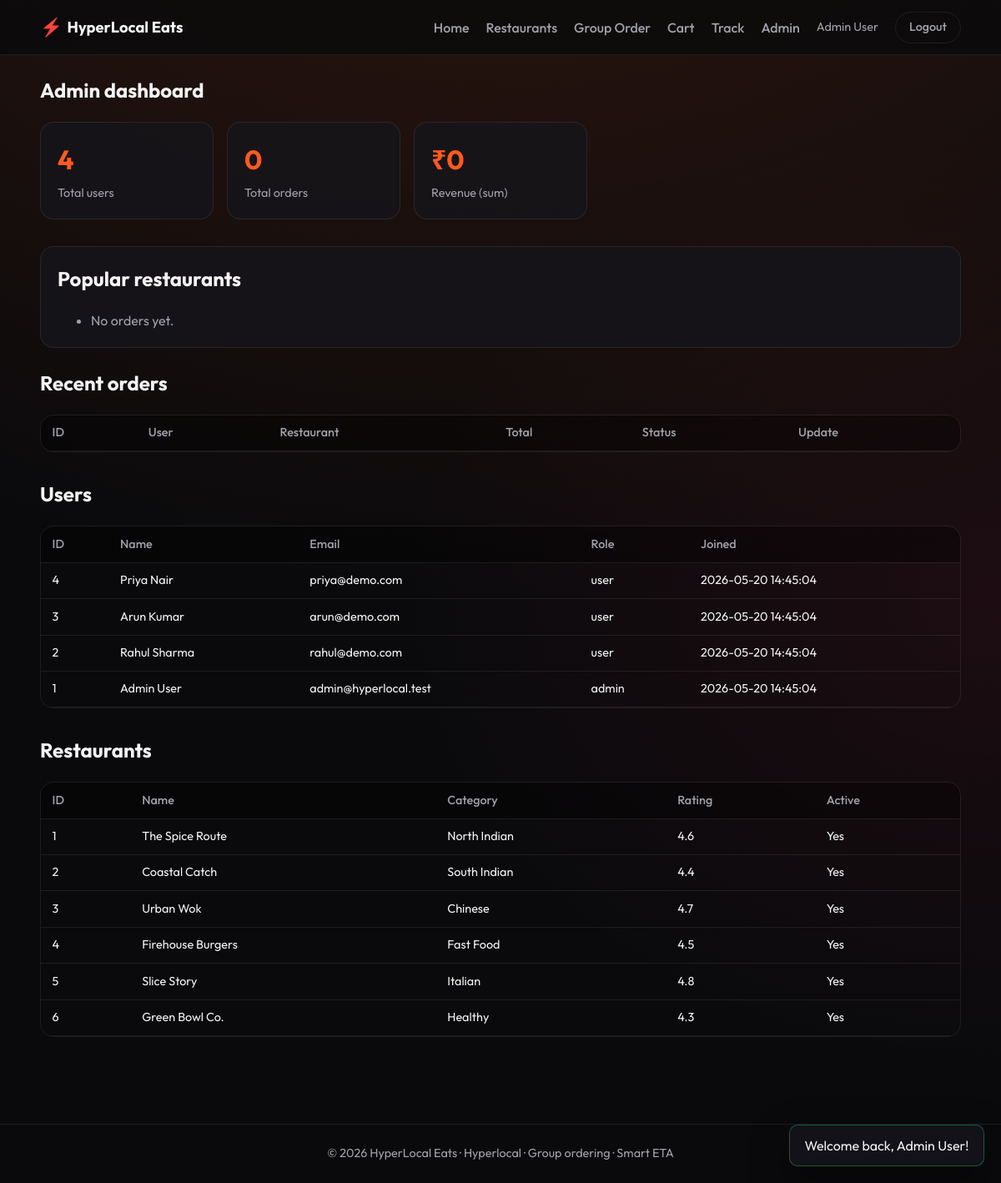
Page /admin/dashboard.php (signed in) on the committed database.
### tables this page shows
CREATE TABLE users (
    id INT UNSIGNED AUTO_INCREMENT PRIMARY KEY,
    name VARCHAR(120) NOT NULL,
    email VARCHAR(190) NOT NULL UNIQUE,
    password_hash VARCHAR(255) NOT NULL,
    phone VARCHAR(20) DEFAULT NULL,
    role ENUM('user','admin') NOT NULL DEFAULT 'user',
    created_at TIMESTAMP DEFAULT CURRENT_TIMESTAMP
);

CREATE TABLE restaurants (
    id INT UNSIGNED AUTO_INCREMENT PRIMARY KEY,
    name VARCHAR(160) NOT NULL,
    slug VARCHAR(180) NOT NULL UNIQUE,
    description TEXT,
    image_url VARCHAR(500) NOT NULL,
    rating DECIMAL(2,1) NOT NULL DEFAULT 4.0,
    delivery_time_mins SMALLINT UNSIGNED NOT NULL DEFAULT 30,
    distance_km DECIMAL(5,2) NOT NULL DEFAULT 1.50,
    category VARCHAR(80) NOT NULL,
    prep_time_mins SMALLINT UNSIGNED NOT NULL DEFAULT 15,
    traffic_delay_mins SMALLINT UNSIGNED NOT NULL DEFAULT 5,
    address VARCHAR(255) DEFAULT NULL,
    is_active TINYINT(1) NOT NULL DEFAULT 1,
    created_at TIMESTAMP DEFAULT CURRENT_TIMESTAMP
);

### includes/functions.php (called while the page is built, shortened)
<?php
function current_user_id(): ?int
{
    return isset($_SESSION['user_id']) ? (int) $_SESSION['user_id'] : null;
}
function current_user_name(): ?string
{
    return $_SESSION['user_name'] ?? null;
}
function is_logged_in(): bool
{
    return current_user_id() !== null;
}
function is_admin(): bool
{
    return !empty($_SESSION['is_admin']);
}
function e(string $s): string
{
    return htmlspecialchars($s, ENT_QUOTES, 'UTF-8');
}

### admin/dashboard.php (the view, shortened to what this page needs)
<?php
require_once dirname(__DIR__) . '/db.php';
$stats = [
    'users' => (int) $mysqli->query('SELECT COUNT(*) c FROM users')->fetch_assoc()['c'],
    'orders' => (int) $mysqli->query('SELECT COUNT(*) c FROM orders')->fetch_assoc()['c'],
    'revenue' => (float) ($mysqli->query('SELECT COALESCE(SUM(total),0) t FROM orders')->fetch_assoc()['t'] ?? 0),
];
$popular = $mysqli->query(
    'SELECT r.name, COUNT(o.id) cnt FROM orders o JOIN restaurants r ON r.id = o.restaurant_id GROUP BY r.id ORDER BY cnt DESC LIMIT 5'
)->fetch_all(MYSQLI_ASSOC);
$users = $mysqli->query('SELECT id, name, email, role, created_at FROM users ORDER BY id DESC LIMIT 20')->fetch_all(MYSQLI_ASSOC);
$restaurants = $mysqli->query('SELECT * FROM restaurants ORDER BY id')->fetch_all(MYSQLI_ASSOC);
require dirname(__DIR__) . '/includes/header.php';
?>
<section class="section container" style="padding-top:1.5rem">
    <h1 style="margin-top:0">Admin dashboard</h1>
    <div class="stat-grid">
        <div class="stat-card"><h3><?php echo $stats['users']; ?></h3><p>Total users</p></div>
        <div class="stat-card"><h3><?php echo $stats['orders']; ?></h3><p>Total orders</p></div>
        <div class="stat-card"><h3>₹<?php echo e(number_format($stats['revenue'], 0)); ?></h3><p>Revenue (sum)</p></div>
    </div>
    <div class="card" style="padding:1.25rem;margin-bottom:1.5rem">
        <h2 style="margin-top:0">Popular restaurants</h2>
        <ul style="margin:0;color:var(--text-muted)">
            <?php if (!$popular): ?><li>No orders yet.</li><?php endif; ?>
        </ul>
    </div>
    <h2>Recent orders</h2>
    <div class="table-wrap" style="margin-bottom:2rem">
        <table class="data-table">
            <thead><tr><th>ID</th><th>User</th><th>Restaurant</th><th>Total</th><th>Status</th><th>Update</th></tr></thead>
        </table>
    </div>
    <h2>Users</h2>
    <div class="table-wrap" style="margin-bottom:2rem">
        <table class="data-table">
            <thead><tr><th>ID</th><th>Name</th><th>Email</th><th>Role</th><th>Joined</th></tr></thead>
            <tbody>
                <?php foreach ($users as $u): ?>
                    <tr>
                        <td><?php echo (int) $u['id']; ?></td>
                        <td><?php echo e($u['name']); ?></td>
                        <td><?php echo e($u['email']); ?></td>
                        <td><?php echo e($u['role']); ?></td>
                        <td><?php echo e($u['created_at']); ?></td>
                    </tr>
                <?php endforeach; ?>
            </tbody>
        </table>
    </div>
    <h2>Restaurants</h2>
    <div class="table-wrap">
        <table class="data-table">
            <thead><tr><th>ID</th><th>Name</th><th>Category</th><th>Rating</th><th>Active</th></tr></thead>
            <tbody>
                <?php foreach ($restaurants as $r): ?>
                    <tr>
                        <td><?php echo (int) $r['id']; ?></td>
                        <td><?php echo e($r['name']); ?></td>
                        <td><?php echo e($r['category']); ?></td>
                        <td><?php echo e((string) $r['rating']); ?></td>
                        <td><?php echo (int) $r['is_active'] ? 'Yes' : 'No'; ?></td>
                    </tr>
                <?php endforeach; ?>
            </tbody>
        </table>
    </div>
</section>
<?php require dirname(__DIR__) . '/includes/footer.php'; ?>

### includes/header.php (shortened to what this page needs)
<!DOCTYPE html>
<html lang="en">
<head>
    <link rel="stylesheet" href="<?php echo e(BASE_URL); ?>/assets/css/style.css">
</head>
<body>
<div id="toastStack" class="toast-stack" aria-live="polite"></div>
<header class="site-header">
    <div class="container header-inner">
        <a class="logo" href="<?php echo e(BASE_URL); ?>/index.php">
            <span class="logo-mark">⚡</span> <?php echo e(SITE_NAME); ?>
        </a>
        <nav class="main-nav" id="mainNav">
            <a href="<?php echo e(BASE_URL); ?>/index.php">Home</a>
            <a href="<?php echo e(BASE_URL); ?>/restaurants.php">Restaurants</a>
            <?php if (is_logged_in()): ?>
                <a href="<?php echo e(BASE_URL); ?>/group-order.php">Group Order</a>
                <a href="<?php echo e(BASE_URL); ?>/cart.php">Cart</a>
                <a href="<?php echo e(BASE_URL); ?>/tracking.php">Track</a>
                <?php if (is_admin()): ?>
                    <a href="<?php echo e(BASE_URL); ?>/admin/dashboard.php">Admin</a>
                <?php endif; ?>
                <span class="nav-user"><?php echo e((string) current_user_name()); ?></span>
                <a class="btn btn-ghost btn-sm" href="<?php echo e(BASE_URL); ?>/logout.php">Logout</a>
            <?php else: ?>
                <a href="<?php echo e(BASE_URL); ?>/login.php">Login</a>
                <a class="btn btn-primary btn-sm" href="<?php echo e(BASE_URL); ?>/register.php">Sign up</a>
            <?php endif; ?>
        </nav>
    </div>
</header>
<main class="main-content">

### includes/footer.php (shortened to what this page needs)
</main>
<footer class="site-footer">
    <div class="container footer-inner">
        <p>© <?php echo date('Y'); ?> <?php echo e(SITE_NAME); ?> · Hyperlocal · Group ordering · Smart ETA</p>
    </div>
</footer>
</body>
</html>

### assets/css/style.css (style rules this page uses)
:root { --bg-deep: #0a0a0c; --bg-card: rgba(22, 22, 28, 0.75); --bg-glass: rgba(30, 30, 38, 0.55); --border: rgba(255, 255, 255, 0.08); --text: #f4f4f5; --text-muted: #a1a1aa; --accent: #ff5a1f; --accent-2: #ff2d55; --accent-glow: rgba(255, 90, 31, 0.35); --success: #22c55e; --radius: 16px; --radius-sm: 10px; --shadow: 0 20px 50px rgba(0, 0, 0, 0.45); --font: 'Outfit', system-ui, sans-serif; }
*, *::before, *::after { box-sizing: border-box; }
html { scroll-behavior: smooth; }
body { margin: 0; font-family: var(--font); background: var(--bg-deep); color: var(--text); min-height: 100vh; line-height: 1.5; background-image: radial-gradient(ellipse 120% 80% at 50% -30%, rgba(255, 90, 31, 0.18), transparent), radial-gradient(ellipse 60% 40% at 100% 50%, rgba(255, 45, 85, 0.08), transparent); background-attachment: fixed; }
a { color: var(--accent); text-decoration: none; transition: opacity 0.2s; }
.container { width: min(1180px, 92vw); margin-inline: auto; }
.main-content { padding-bottom: 4rem; }
.site-header { position: sticky; top: 0; z-index: 100; backdrop-filter: blur(16px); background: rgba(10, 10, 12, 0.82); border-bottom: 1px solid var(--border); }
.header-inner { display: flex; align-items: center; justify-content: space-between; padding: 0.85rem 0; gap: 1rem; }
.logo { font-weight: 700; font-size: 1.15rem; color: var(--text); display: flex; align-items: center; gap: 0.35rem; }
.logo-mark { background: linear-gradient(135deg, var(--accent), var(--accent-2)); -webkit-background-clip: text; background-clip: text; color: transparent; font-size: 1.35rem; }
.main-nav { display: flex; align-items: center; gap: 1.25rem; flex-wrap: wrap; }
.main-nav a { color: var(--text-muted); font-weight: 500; }
.nav-user { color: var(--text-muted); font-size: 0.9rem; }
.btn { display: inline-flex; align-items: center; justify-content: center; gap: 0.4rem; padding: 0.65rem 1.25rem; border-radius: 999px; font-weight: 600; font-family: inherit; cursor: pointer; border: none; transition: transform 0.15s, box-shadow 0.2s; }
.btn-ghost { background: transparent; color: var(--text); border: 1px solid var(--border); }
.btn-sm { padding: 0.45rem 1rem; font-size: 0.9rem; }
.section { padding: 2.5rem 0; }
.card { background: var(--bg-card); border: 1px solid var(--border); border-radius: var(--radius); overflow: hidden; backdrop-filter: blur(14px); transition: transform 0.2s, box-shadow 0.2s, border-color 0.2s; }
.stat-grid { display: grid; grid-template-columns: repeat(auto-fill, minmax(200px, 1fr)); gap: 1rem; margin-bottom: 2rem; }
.stat-card { padding: 1.25rem; background: var(--bg-card); border: 1px solid var(--border); border-radius: var(--radius); }
.stat-card h3 { margin: 0; font-size: 2rem; color: var(--accent); }
.stat-card p { margin: 0.35rem 0 0; color: var(--text-muted); font-size: 0.9rem; }
.table-wrap { overflow-x: auto; border-radius: var(--radius); border: 1px solid var(--border); }
table.data-table { width: 100%; border-collapse: collapse; font-size: 0.9rem; }
.data-table th, .data-table td { padding: 0.65rem 0.85rem; text-align: left; border-bottom: 1px solid var(--border); }
.data-table th { background: rgba(0, 0, 0, 0.35); color: var(--text-muted); font-weight: 500; }
.toast-stack { position: fixed; bottom: 1.25rem; right: 1.25rem; z-index: 200; display: flex; flex-direction: column; gap: 0.5rem; }
.site-footer { border-top: 1px solid var(--border); padding: 1.5rem 0; color: var(--text-muted); font-size: 0.9rem; text-align: center; }
.footer-inner p { margin: 0; }

### rows in the picture
users: id "4", name "Priya Nair", email "priya@demo.com", role "user", created_at "2026-05-20 14:45:04"
users: id "3", name "Arun Kumar", email "arun@demo.com", role "user", created_at "2026-05-20 14:45:04"
users: id "2", name "Rahul Sharma", email "rahul@demo.com", role "user", created_at "2026-05-20 14:45:04"
users: id "1", name "Admin User", email "admin@hyperlocal.test", role "admin", created_at "2026-05-20 14:45:04"
restaurants: id "1", name "The Spice Route", category "North Indian", rating "4.6", is_active "Yes"
restaurants: id "2", name "Coastal Catch", category "South Indian", rating "4.4", is_active "Yes"
restaurants: id "3", name "Urban Wok", category "Chinese", rating "4.7", is_active "Yes"
restaurants: id "4", name "Firehouse Burgers", category "Fast Food", rating "4.5", is_active "Yes"
restaurants: id "5", name "Slice Story", category "Italian", rating "4.8", is_active "Yes"
restaurants: id "6", name "Green Bowl Co.", category "Healthy", rating "4.3", is_active "Yes"

### other values in the picture
SITE_NAME "HyperLocal Eats"
current_user_name() "Admin User"
$stats['users'] "4"
$stats['orders'] "0"
$stats['revenue'] "0"
